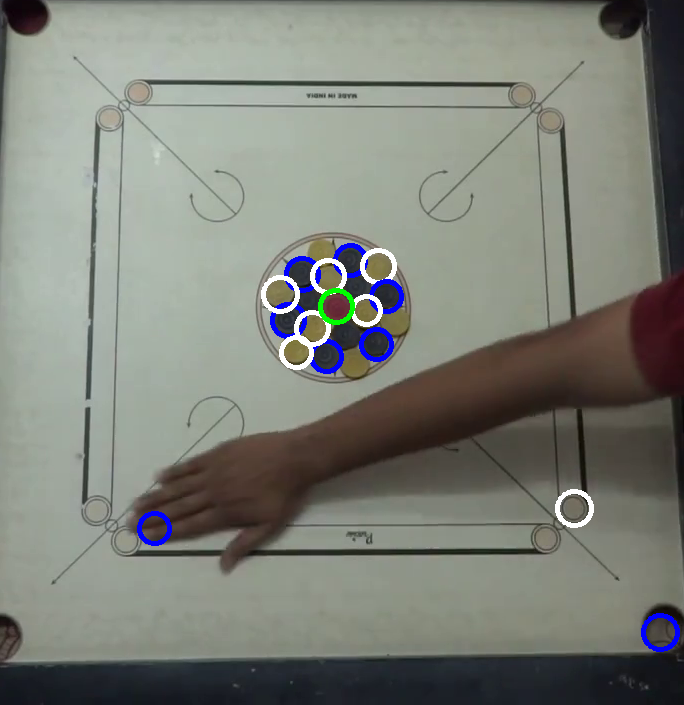
%> input picture images/0.png, 684 x 705 px
$ octave --eval "detectInFrame('../images/0.png');"   (GNU Octave 9; MATLAB toolbox functions it lacks are replaced by stand-ins)
%> lines starting %> are read from the running program, lines starting %| are printed output that depends on the picture; in (x1, y1, x2, y2) boxes, pixels count from 0 and x2, y2 are one past the last pixel; in counts of white or black regions, pixels touching at a corner belong together; the program's own positions count from 1
% Author:      Mohak Kumar Sukhwani
function detectInFrame( inpImg )
%> called with inpImg = '../images/0.png'
%Detect Pieces in frame. Will assist in Scoring.

carFramRGB=imread(inpImg);
%> carFramRGB is the input picture: size 705x684x3 uint8; mean R, G, B 125.6, 128.7, 120.6
subplot(3,2,1);
imshow(carFramRGB);
title('Original');

%Black
carFramCMY=255-carFramRGB;
channelOne=carFramCMY(:,:,1);
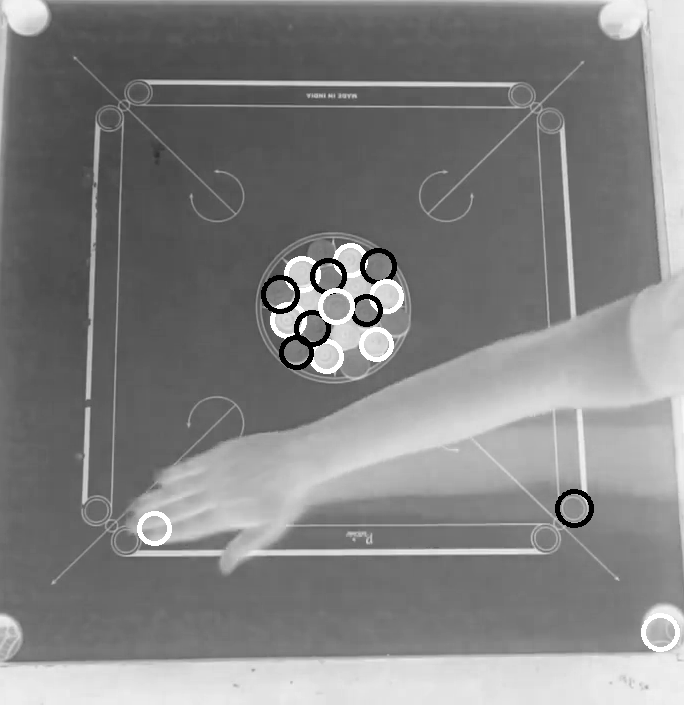
%> channelOne: size 705x684 uint8; min 0, max 255, mean 129.4
blackPieces=(channelOne<185 | channelOne>225);
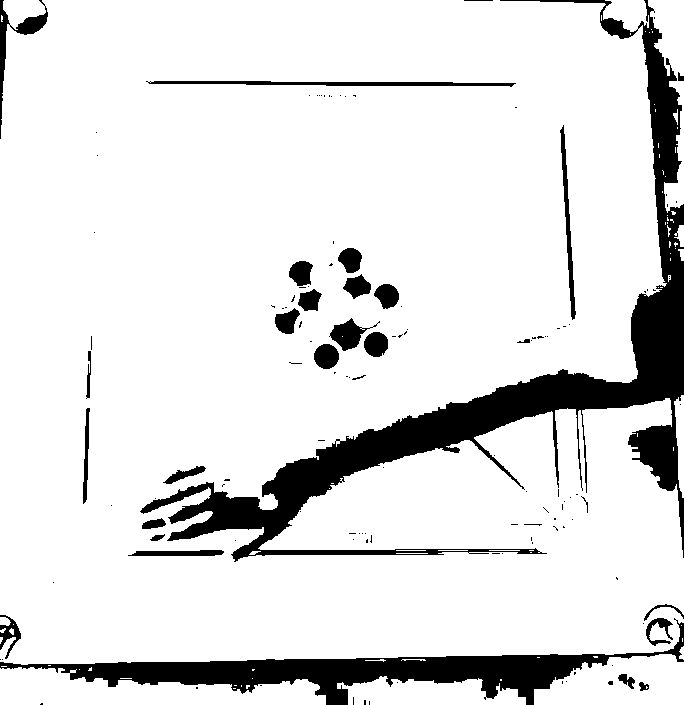
%> blackPieces: size 705x684 logical; 87.9% white; 132 black regions (102 under 20 px), largest, box (x1, y1, x2, y2) and area: (140, 0, 684, 562) 34137, (0, 618, 684, 705) 14035, (146, 81, 516, 87) 1248
SE=strel('DISK',6);
blackPieces=imclose(blackPieces,SE);
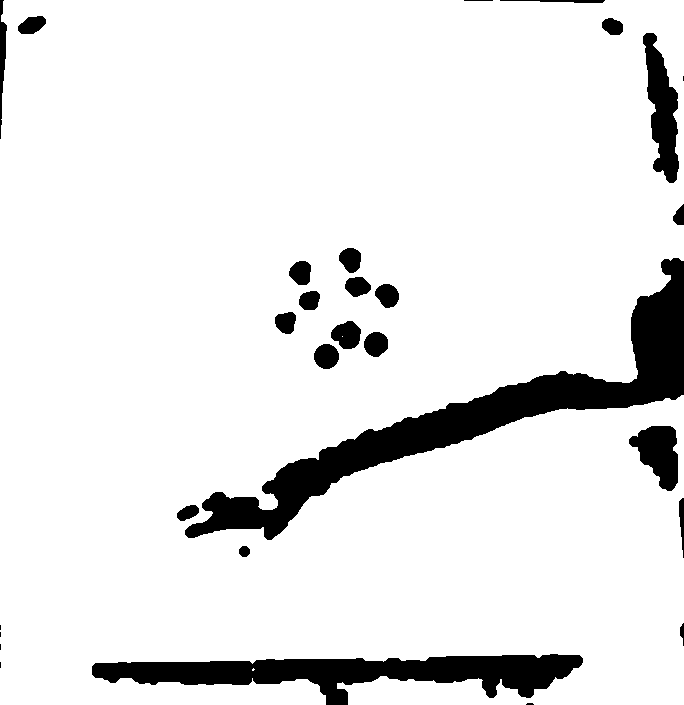
%> blackPieces: size 705x684 logical; 90.6% white; 29 black regions (6 under 20 px), largest, box (x1, y1, x2, y2) and area: (185, 258, 684, 540) 22169, (92, 654, 583, 705) 12058, (643, 33, 679, 183) 2987
subplot(3,2,2);
imshow(blackPieces);
title('Black Pieces');

%White
cform = makecform('srgb2lab');
channelThreeLAB = applycform(carFramRGB,cform);
%> channelThreeLAB: size 705x684x3 uint8; mean of channels 1, 2, 3 134.5, 126.1, 132.1

thresh=graythresh(channelThreeLAB(:,:,3));
%> thresh = 0.261
whitePieces=(channelThreeLAB(:,:,3)<150);
%> whitePieces: size 705x684 logical; 99.1% white; 10 black regions (3 under 20 px), largest, box (x1, y1, x2, y2) and area: (301, 263, 378, 342) 1684, (342, 351, 369, 379) 502, (376, 309, 408, 333) 480
whitePieces=imclose(whitePieces,SE);
%> whitePieces: size 705x684 logical; 99.3% white; 9 black regions, largest, box (x1, y1, x2, y2) and area: (343, 353, 366, 377) 458, (284, 340, 309, 363) 429, (385, 311, 408, 333) 424
subplot(3,2,3);
imshow(whitePieces);
title('White Pieces');

%Queen
carFramYIQ=rgb2ntsc(carFramRGB);
%> carFramYIQ: size 705x684x3 double; mean of channels 1, 2, 3 0.497, 0.00295, -0.0125
extraPieces=carFramYIQ(:,:,3);
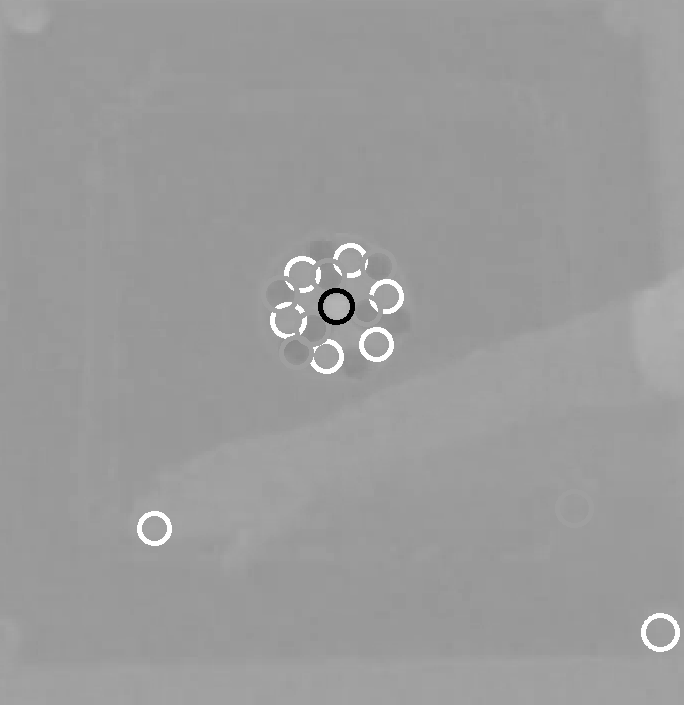
%> extraPieces: size 705x684 double; min -0.523, max 0.312, mean -0.0125; drawn with min black and max white
thresh=graythresh(extraPieces);
%> thresh = 0.192
extraPiecesQ=(extraPieces<thresh);
%> extraPiecesQ: size 705x684 logical; 99.3% white; 20 black regions (2 under 20 px), largest, box (x1, y1, x2, y2) and area: (641, 613, 680, 652) 530, (359, 327, 394, 362) 476, (137, 511, 172, 546) 476
extraPiecesQ=imclose(extraPiecesQ,SE);
%> extraPiecesQ: size 705x684 logical; every value is 1
subplot(3,2,4);
imshow(extraPiecesQ);
title('Queen');

%Striker
carFramYCB=rgb2ycbcr(carFramRGB);
%> carFramYCB: size 705x684x3 uint8; mean of channels 1, 2, 3 125, 124.9, 127
extraPieces=carFramYCB(:,:,3);
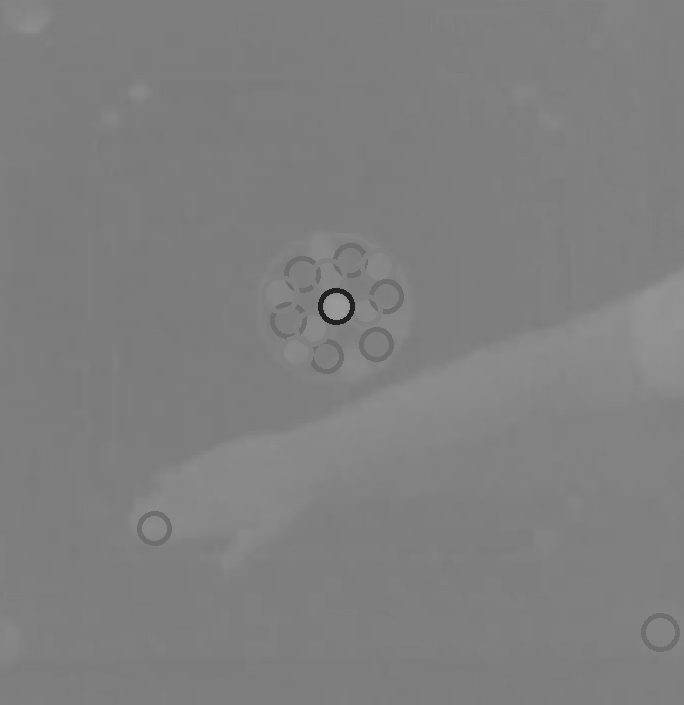
%> extraPieces: size 705x684 uint8; min 34, max 156, mean 127
thresh=min(min(extraPieces))+10;
%> thresh = 44
extraPiecesS=(extraPieces<thresh);
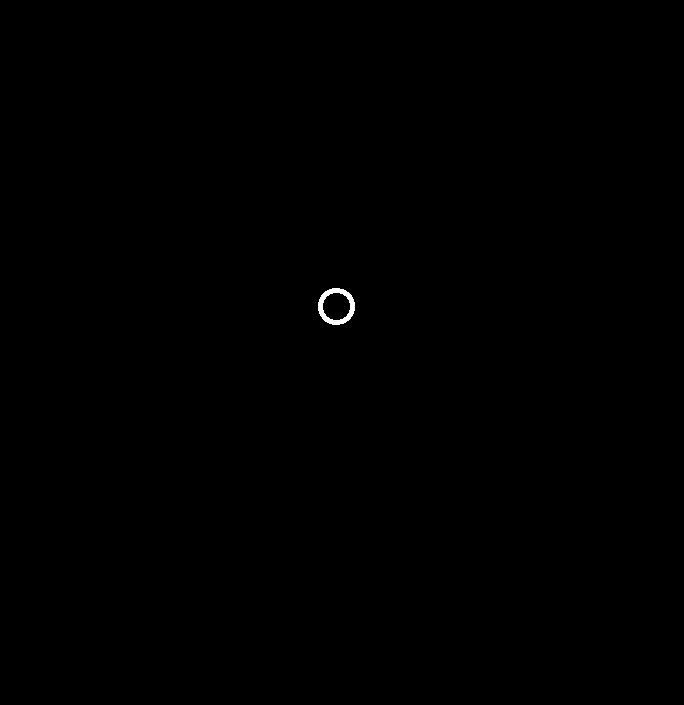
%> extraPiecesS: size 705x684 logical; 0.11% white; 1 white region, box (x1, y1, x2, y2) and area: (318, 288, 355, 325) 510
subplot(3,2,5);
imshow(extraPiecesS);
title('Striker');


%(B-S)-W
diffBSt=blackPieces-extraPiecesS;
imshow(diffBSt);

% [10 lines of commented-out code are left out]

avImg=((diffBSt)+whitePieces)./2;
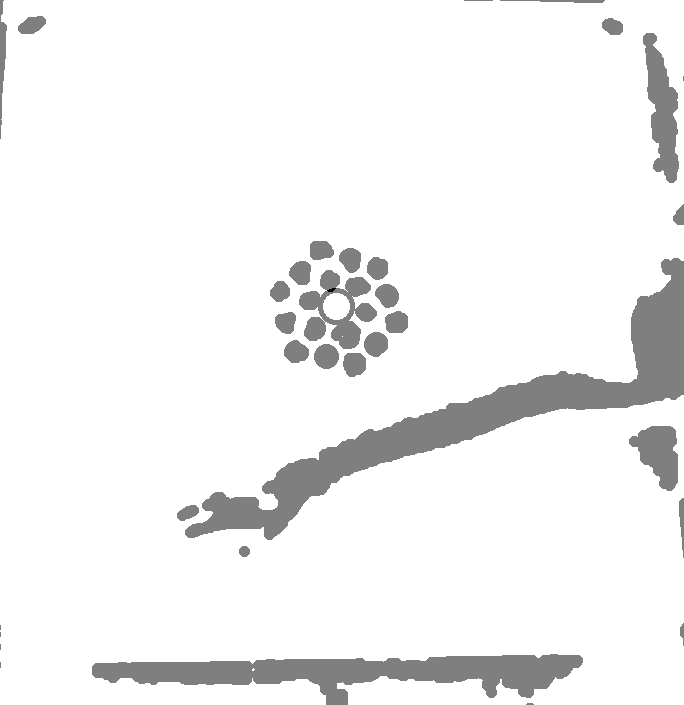
%> avImg: size 705x684 double; min 0, max 1, mean 0.949
subplot(3,2,6);
imshow(avImg);
imwrite(avImg,'segImg.jpg');

%detectCirlces(avImg);

end

$ run again, on images/2.png
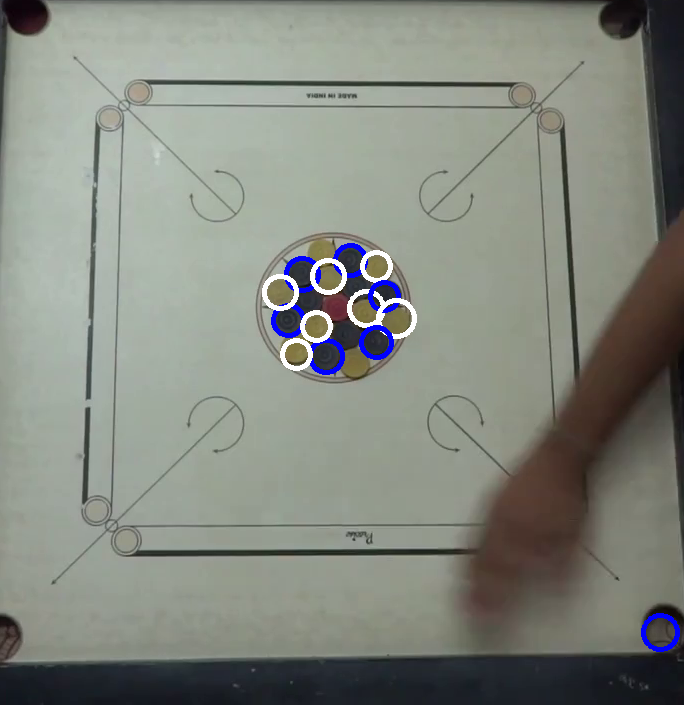
%> input picture images/2.png, 684 x 705 px
%> in detectInFrame, carFramRGB is the input picture: size 705x684x3 uint8; mean R, G, B 131.9, 136, 127.5
%> in detectInFrame, `blackPieces=imclose(blackPieces,SE);`:
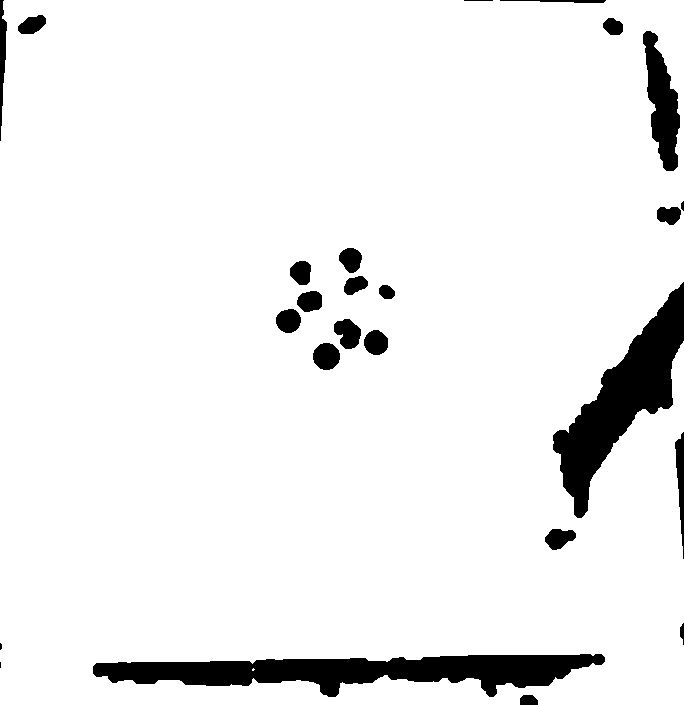
%> blackPieces: size 705x684 logical; 93.4% white; 25 black regions (2 under 20 px), largest, box (x1, y1, x2, y2) and area: (93, 654, 605, 697) 11877, (553, 282, 684, 518) 10368, (643, 31, 680, 171) 2850
%> channelThreeLAB: size 705x684x3 uint8; mean of channels 1, 2, 3 141.7, 125.5, 132.1
%> in detectInFrame, `thresh=graythresh(channelThreeLAB(:,:,3));`: thresh = 0.261
%> carFramYIQ: size 705x684x3 double; mean of channels 1, 2, 3 0.525, 0.00106, -0.0139
%> in detectInFrame, `thresh=graythresh(extraPieces);`: thresh = 0.192
%> carFramYCB: size 705x684x3 uint8; mean of channels 1, 2, 3 130.9, 124.9, 126.6
%> in detectInFrame, `thresh=min(min(extraPieces))+10;`: thresh = 120
%> extraPiecesS: size 705x684 logical; 0.59% white; 17 white regions (3 under 20 px), largest, box (x1, y1, x2, y2) and area: (641, 613, 680, 652) 530, (359, 325, 394, 360) 476, (310, 338, 345, 375) 414
%> in detectInFrame, `avImg=((diffBSt)+whitePieces)./2;`:
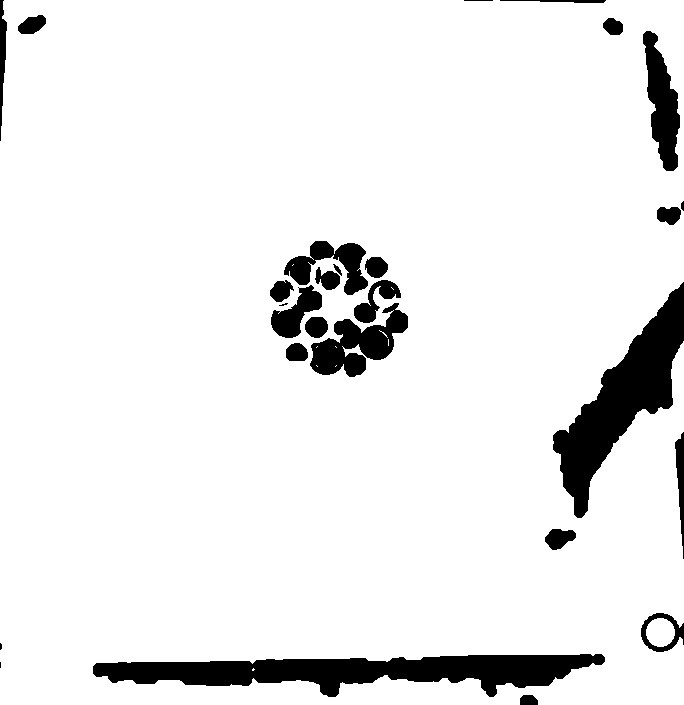
%> avImg: size 705x684 double; values 0.5 (black) and 1 (white), 92.1% white; 27 black regions (3 under 20 px), largest, box (x1, y1, x2, y2) and area: (93, 654, 605, 697) 11877, (553, 282, 684, 518) 10368, (310, 303, 408, 377) 3414
